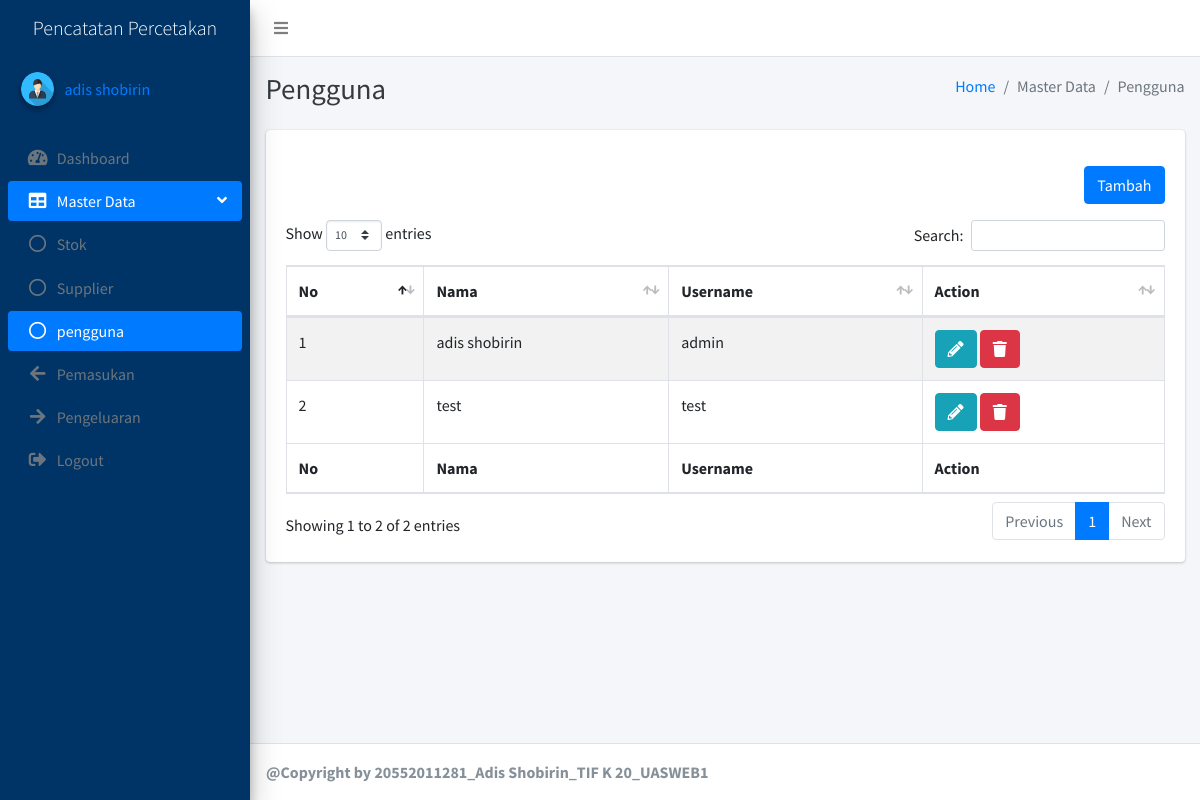
The app's page /pages/pengguna/pengguna.php (signed in) with its own data.
### tables this page shows
CREATE TABLE `pengguna` (
  `id` int(11) NOT NULL,
  `nama_lengkap` varchar(150) NOT NULL,
  `username` varchar(100) NOT NULL,
  `password` varchar(100) NOT NULL
);

### pages/pengguna/pengguna.php (the view, shortened to what this page needs)
<?php
include('../../connectDB.php');
if ($_SESSION['session']) {
    $id = $_SESSION['session'];
    $sql = mysqli_query($connect, "SELECT * FROM pengguna WHERE id='$id'");
    $data = mysqli_fetch_assoc($sql);
}
?>
<!DOCTYPE html>
<html>
<head>
    <link rel="stylesheet" href="../../plugins/fontawesome-free/css/all.min.css">
    <link rel="stylesheet" href="https://code.ionicframework.com/ionicons/2.0.1/css/ionicons.min.css">
    <link rel="stylesheet" href="../../plugins/datatables-bs4/css/dataTables.bootstrap4.min.css">
    <link rel="stylesheet" href="../../plugins/datatables-responsive/css/responsive.bootstrap4.min.css">
    <link rel="stylesheet" href="../../plugins/tempusdominus-bootstrap-4/css/tempusdominus-bootstrap-4.min.css">
    <link rel="stylesheet" href="../../dist/css/adminlte.min.css">
</head>
<body class="hold-transition sidebar-mini layout-fixed">
    <div class="wrapper">
        <nav class="main-header navbar navbar-expand navbar-white navbar-light">
            <ul class="navbar-nav">
                <li class="nav-item">
                    <a class="nav-link" data-widget="pushmenu" href="#" role="button"><i class="fas fa-bars"></i></a>
                </li>
            </ul>
        </nav>
        <aside class="main-sidebar elevation-4" style="background-color: #003467;">
            <a href="../../index.php" class="brand-link text-center text-white">
                <span class="brand-text font-weight-light">Pencatatan Percetakan</span>
            </a>
            <div class="sidebar">
                <div class="user-panel mt-3 pb-3 mb-3 d-flex">
                    <div class="image">
                        <img src="../../dist/img/user.png" class="img-circle elevation-2" alt="User Image">
                    </div>
                    <div class="info">
                        <a href="../profile/profile.php" class="d-block">
                            <?php echo $data['nama_lengkap']; ?>
                        </a>
                    </div>
                </div>
                <nav class="mt-2">
                    <ul class="nav nav-pills nav-sidebar flex-column" data-widget="treeview" role="menu"
                        data-accordion="false">
                        <li class="nav-item">
                            <a href="../../index.php" class="nav-link">
                                <i class="nav-icon fas fa-tachometer-alt"></i>
                                <p>
                                    Dashboard
                                </p>
                            </a>
                        </li>
                        <li class="nav-item has-treeview menu-open">
                            <a href="#" class="nav-link active">
                                <i class="nav-icon fas fa-table"></i>
                                <p>
                                    Master Data
                                    <i class="fas fa-angle-left right"></i>
                                </p>
                            </a>
                            <ul class="nav nav-treeview">
                                <li class="nav-item">
                                    <a href="../stok/stok.php" class="nav-link">
                                        <i class="far fa-circle nav-icon"></i>
                                        <p>Stok</p>
                                    </a>
                                </li>
                                <li class="nav-item">
                                    <a href="../supplier/supplier.php" class="nav-link">
                                        <i class="far fa-circle nav-icon"></i>
                                        <p>Supplier</p>
                                    </a>
                                </li>
                                <li class="nav-item">
                                    <a href="pengguna.php" class="nav-link active">
                                        <i class="far fa-circle nav-icon"></i>
                                        <p>pengguna</p>
                                    </a>
                                </li>
                            </ul>
                        </li>
                        <li class="nav-item">
                            <a href="../pemasukan/pemasukan.php" class="nav-link">
                                <i class="nav-icon fas fa-arrow-left"></i>
                                <p>
                                    Pemasukan
                                </p>
                            </a>
                        </li>
                        <li class="nav-item">
                            <a href="../pengeluaran/pengeluaran.php" class="nav-link">
                                <i class="nav-icon fas fa-arrow-right"></i>
                                <p>
                                    Pengeluaran
                                </p>
                            </a>
                        </li>
                        <li class="nav-item">
                            <a href="../login/logout.php" class="nav-link">
                                <i class="nav-icon fas fa-sign-out-alt"></i>
                                <p>
                                    Logout
                                </p>
                            </a>
                        </li>
                    </ul>
                </nav>
            </div>
        </aside>
        <div class="content-wrapper">
            <div class="content-header">
                <div class="container-fluid">
                    <div class="row mb-2">
                        <div class="col-sm-6">
                            <h1 class="m-0 text-dark">Pengguna</h1>
                        </div>
                        <div class="col-sm-6">
                            <ol class="breadcrumb float-sm-right">
                                <li class="breadcrumb-item"><a href="#">Home</a></li>
                                <li class="breadcrumb-item active">Master Data</li>
                                <li class="breadcrumb-item active">Pengguna</li>
                            </ol>
                        </div>
                    </div>
                </div>
            </div>
            <section class="content">
                <div class="container-fluid">
                    <div class="row">
                        <div class="col-12">
                            <div class="card">
                                <div class="card-body">
                                    <div class="my-3 w-100 d-flex justify-content-end">
                                        <a href="tambahPengguna.php" class="btn btn-primary">Tambah</a>
                                    </div>
                                    <table id="example1" class="table table-bordered table-striped">
                                        <thead>
                                            <tr>
                                                <th>No</th>
                                                <th>Nama</th>
                                                <th>Username</th>
                                                <th>Action</th>
                                            </tr>
                                        </thead>
                                        <tbody>
                                            <?php
                                            $no = 1;
                                            $sql = mysqli_query($connect, "SELECT * FROM pengguna");
                                            while ($data = mysqli_fetch_assoc($sql)) {
                                                ?>
                                                <tr>
                                                    <td>
                                                        <?php echo $no++ ?>
                                                    </td>
                                                    <td>
                                                        <?php echo $data['nama_lengkap'] ?>
                                                    </td>
                                                    <td>
                                                        <?php echo $data['username'] ?>
                                                    </td>
                                                    <td>
                                                        <a href="editPengguna.php?id=<?php echo $data['id'] ?>"
                                                            class="btn btn-info">
                                                            <i class="fas fa-pencil-alt"></i>
                                                        </a>
                                                        <a href="hapusPengguna.php?id=<?php echo $data['id'] ?>"
                                                            class="btn btn-danger">
                                                            <i class="fas fa-trash"></i>
                                                        </a>
                                                    </td>
                                                </tr>
                                                <?php
                                            }
                                            ?>
                                        </tbody>
                                        <tfoot>
                                            <tr>
                                                <th>No</th>
                                                <th>Nama</th>
                                                <th>Username</th>
                                                <th>Action</th>
                                            </tr>
                                        </tfoot>
                                    </table>
                                </div>
                            </div>
                        </div>
                    </div>
                </div>
            </section>
        </div>
        <footer class="main-footer">
                  <strong>@Copyright by 20552011281_Adis Shobirin_TIF K 20_UASWEB1</strong>
        </footer>
    </div>
</body>
</html>

### records on screen
pengguna: nama_lengkap "adis shobirin", username "admin"
pengguna: nama_lengkap "test", username "test"
